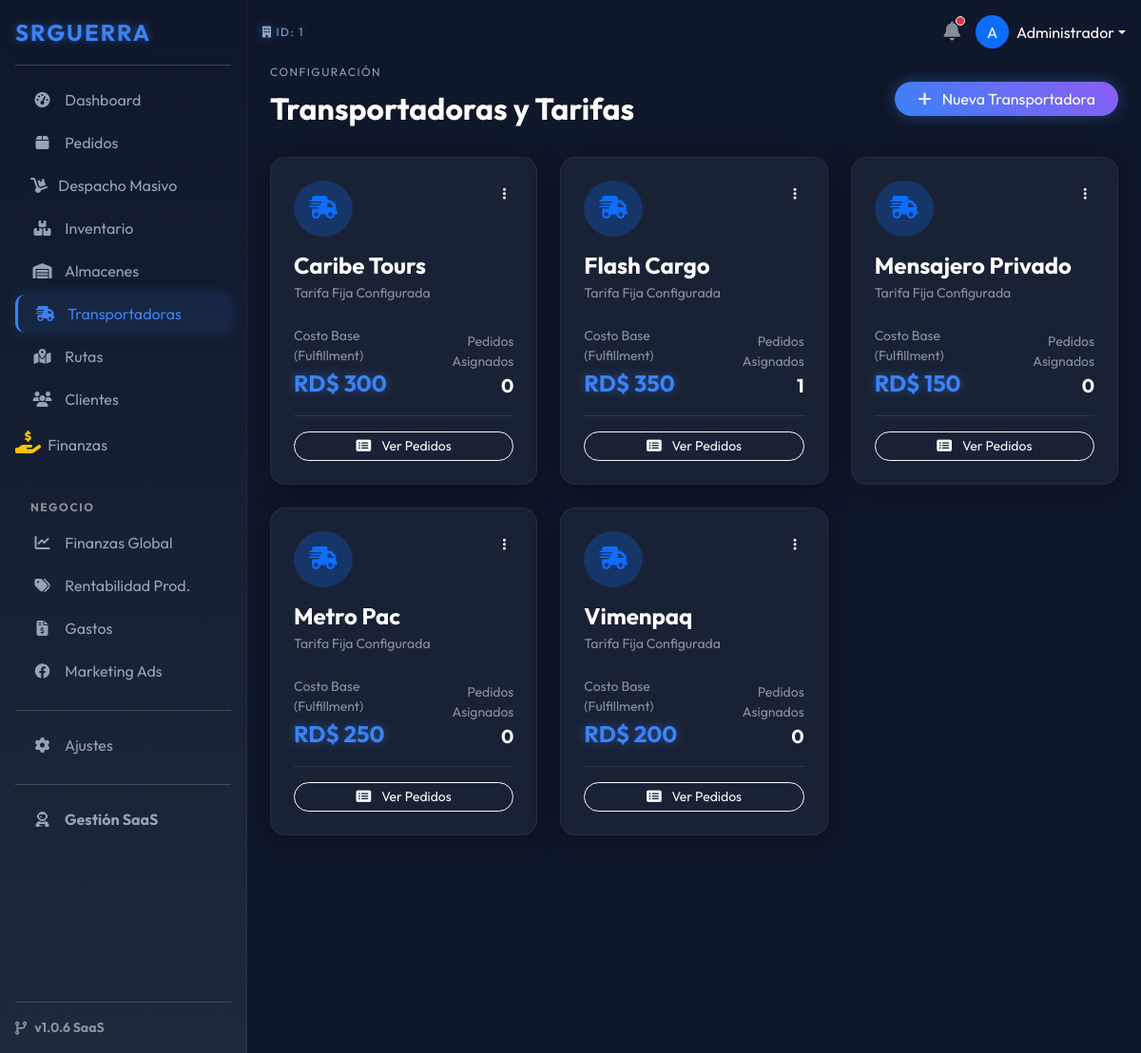
/index.php?ruta=transportadoras (signed in), run on the app's committed database.
### tables this page shows
CREATE TABLE `transportadoras` (
  `id` int(11) NOT NULL,
  `empresa_id` int(11) NOT NULL,
  `nombre` varchar(100) NOT NULL,
  `codigo_acceso` varchar(50) DEFAULT NULL,
  `pin_acceso` varchar(255) DEFAULT NULL,
  `costo_envio_fijo` decimal(10,2) DEFAULT 0.00,
  `activo` tinyint(1) DEFAULT 1
);

### modules/transportadoras/index.php (the view, shortened to what this page needs)
<?php
$empresa_id = $_SESSION['empresa_id'];
$sql = "SELECT t.*,
        (SELECT COUNT(*) FROM pedidos WHERE transportadora_id = t.id) as total_pedidos
        FROM transportadoras t
        WHERE t.empresa_id = ? AND t.activo = 1
        ORDER BY t.nombre ASC";
$stmt = $pdo->prepare($sql);
$stmt->execute([$empresa_id]);
$transportadoras = $stmt->fetchAll();
?>
<div class="d-flex justify-content-between align-items-center mb-4">
    <div>
        <span class="h-label">CONFIGURACIÓN</span>
        <h2 class="fw-bold text-white">Transportadoras y Tarifas</h2>
    </div>
    <a href="index.php?ruta=transportadoras/nuevo" class="btn btn-glow rounded-pill px-4">
        <i class="fas fa-plus me-2"></i> Nueva Transportadora
    </a>
</div>
<div class="row">
    <?php foreach($transportadoras as $t): ?>
    <div class="col-md-4 mb-4">
        <div class="card-glass p-4 h-100 position-relative group-hover">
            <div class="d-flex justify-content-between align-items-start mb-3">
                <div class="bg-primary bg-opacity-25 p-3 rounded-circle">
                    <i class="fas fa-shipping-fast text-primary fs-4"></i>
                </div>
                <div class="dropdown">
                    <button class="btn btn-sm btn-outline-light border-0" type="button" data-bs-toggle="dropdown">
                        <i class="fas fa-ellipsis-v"></i>
                    </button>
                </div>
            </div>
            <h4 class="text-white fw-bold mb-1"><?php echo $t['nombre']; ?></h4>
            <p class="text-muted small mb-3">Tarifa Fija Configurada</p>
            <div class="d-flex justify-content-between align-items-end mt-4">
                <div>
                    <span class="d-block small text-muted">Costo Base (Fulfillment)</span>
                    <span class="text-neon fw-bold fs-4">RD$ <?php echo number_format($t['costo_envio_fijo'], 0); ?></span>
                </div>
                <div class="text-end">
                    <span class="d-block small text-muted">Pedidos Asignados</span>
                    <span class="text-white fw-bold fs-5"><?php echo $t['total_pedidos']; ?></span>
                </div>
            </div>
            <hr class="border-secondary opacity-25 my-3">
            <a href="index.php?ruta=transportadoras/ver&id=<?php echo $t['id']; ?>" class="btn btn-outline-light w-100 btn-sm rounded-pill">
                <i class="fas fa-list-alt me-2"></i> Ver Pedidos
            </a>
        </div>
    </div>
    <?php endforeach; ?>
</div>

### assets/css/futuristic.css (style rules this page uses)
:root { --bg-dark: #0f172a; --bg-card: #1e293b; --primary-neon: #3b82f6; --accent-neon: #8b5cf6; --text-main: #f8fafc; --text-muted: #94a3b8; --success-glow: rgba(34, 197, 94, 0.2); --danger-glow: rgba(239, 68, 68, 0.2); }
body { background-color: var(--bg-dark); color: var(--text-main); font-family: 'Outfit', sans-serif; }
.card-glass { background: rgba(30, 41, 59, 0.7); backdrop-filter: blur(10px); -webkit-backdrop-filter: blur(10px); border: 1px solid rgba(255, 255, 255, 0.05); border-radius: 16px; box-shadow: 0 4px 30px rgba(0, 0, 0, 0.3); transition: transform 0.2s; }
.text-neon { color: var(--primary-neon); text-shadow: 0 0 10px rgba(59, 130, 246, 0.5); }
.h-label { font-size: 0.75rem; text-transform: uppercase; letter-spacing: 1.5px; color: var(--text-muted); margin-bottom: 10px; display: block; }
.btn-glow { background: linear-gradient(45deg, var(--primary-neon), var(--accent-neon)); border: none; color: white; box-shadow: 0 0 15px rgba(59, 130, 246, 0.4); }

### data on the page
transportadoras: nombre "Caribe Tours", costo_envio_fijo "300", total_pedidos "0"
transportadoras: nombre "Flash Cargo", costo_envio_fijo "350", total_pedidos "1"
transportadoras: nombre "Mensajero Privado", costo_envio_fijo "150", total_pedidos "0"
transportadoras: nombre "Metro Pac", costo_envio_fijo "250", total_pedidos "0"
transportadoras: nombre "Vimenpaq", costo_envio_fijo "200", total_pedidos "0"

### other printed values
$_SESSION['empresa_id'] "1"
substr($_SESSION['usuario_nombre'], 0, 1) "A"
explode(' ', $_SESSION['usuario_nombre'])[0] "Administrador"
